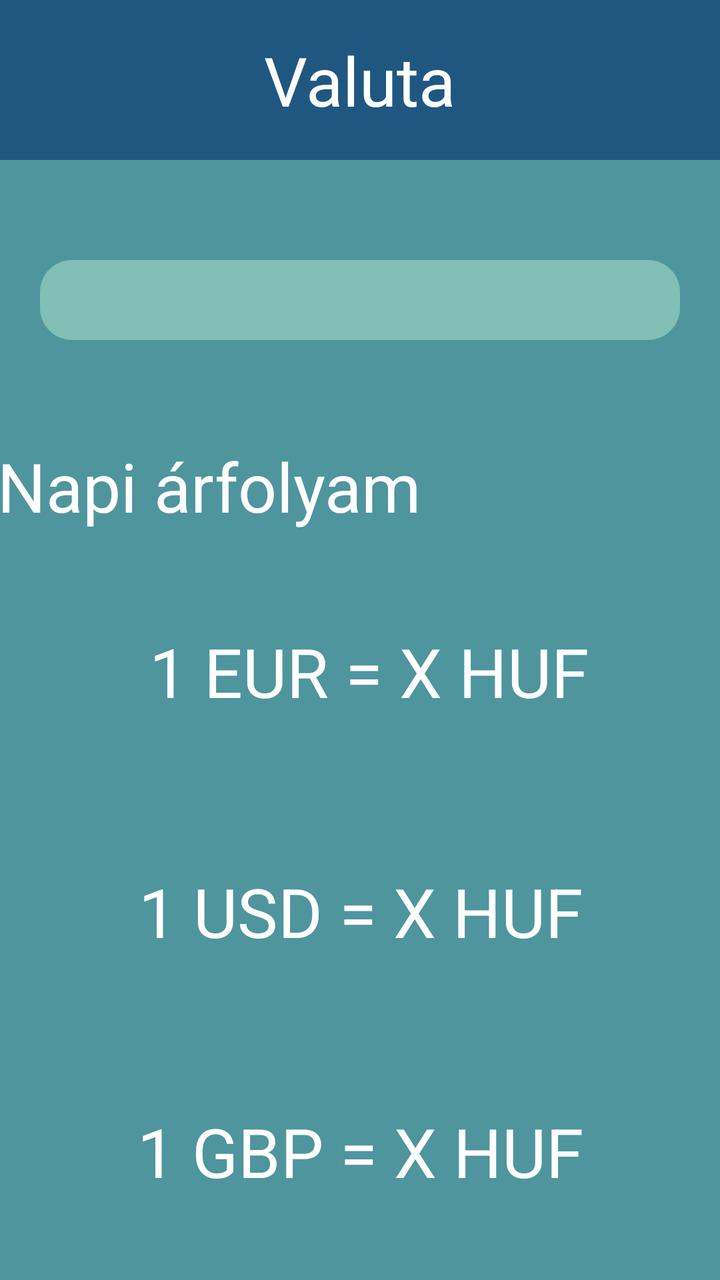
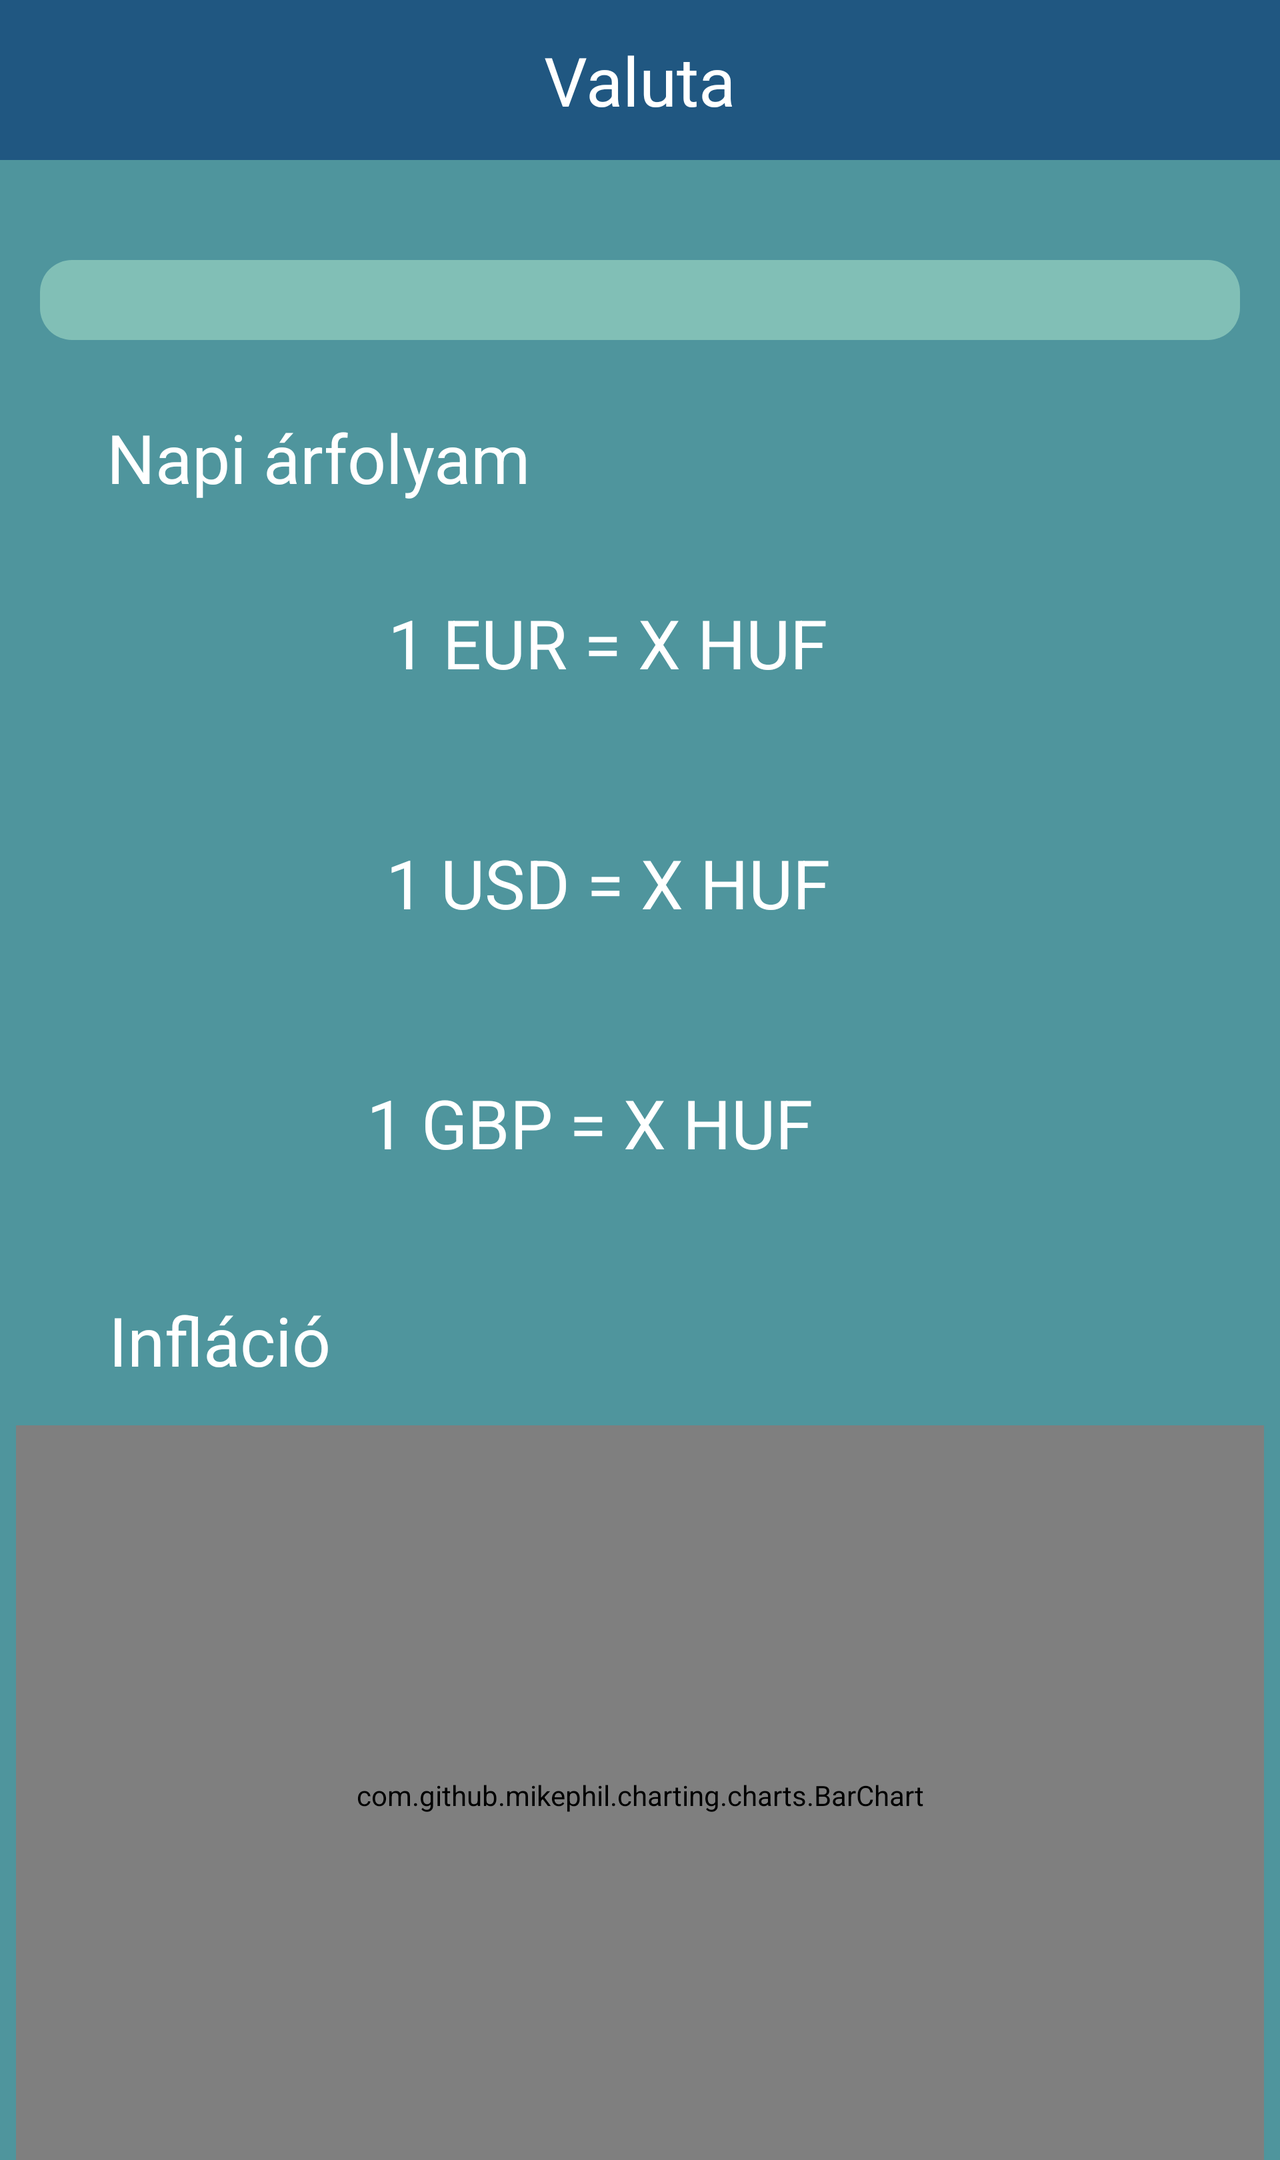

Compare how this app lays out the same screen by default and in its alternative resource folder. The renders come first, then the two layout files and the values they reference.
<!-- AndroidManifest.xml: application theme Theme.Cash_flow -->
<!-- res/layout/currency_fragment.xml -->
<?xml version="1.0" encoding="utf-8"?>
<androidx.core.widget.NestedScrollView xmlns:android="http://schemas.android.com/apk/res/android"
    xmlns:app="http://schemas.android.com/apk/res-auto"
    xmlns:tools="http://schemas.android.com/tools"
    android:layout_width="match_parent"
    android:layout_height="match_parent"
    android:background="#4F959D"
    android:fillViewport="true"
    tools:context=".fragments.CurrencyFragment">

    <androidx.constraintlayout.widget.ConstraintLayout
        android:layout_width="match_parent"
        android:layout_height="wrap_content">

        
        <FrameLayout
            android:id="@+id/frameLayout4"
            android:layout_width="match_parent"
            android:layout_height="80dp"
            android:background="#205781"
            app:layout_constraintEnd_toEndOf="parent"
            app:layout_constraintStart_toStartOf="parent"
            app:layout_constraintTop_toTopOf="parent">

            <TextView
                android:id="@+id/textView4"
                android:layout_width="wrap_content"
                android:layout_height="wrap_content"
                android:layout_gravity="center"
                android:text="Valuta"
                android:textColor="#FFFFFF"
                android:textSize="34sp" />
        </FrameLayout>

        
        <Spinner
            android:id="@+id/currency_list"
            android:layout_width="match_parent"
            android:layout_height="40dp"
            android:layout_marginStart="20dp"
            android:layout_marginTop="50dp"
            android:layout_marginEnd="20dp"
            android:background="@drawable/rounded_spinner"
            android:spinnerMode="dropdown"
            app:layout_constraintEnd_toEndOf="parent"
            app:layout_constraintStart_toStartOf="parent"
            app:layout_constraintTop_toBottomOf="@+id/frameLayout4" />

        
        <FrameLayout
            android:id="@+id/currency_information_container"
            android:layout_width="match_parent"
            android:layout_height="wrap_content"
            android:layout_marginTop="20dp"
            app:layout_constraintBottom_toBottomOf="parent"
            app:layout_constraintEnd_toEndOf="parent"
            app:layout_constraintStart_toStartOf="parent"
            app:layout_constraintTop_toBottomOf="@+id/currency_list">

            <androidx.constraintlayout.widget.ConstraintLayout
                android:layout_width="match_parent"
                android:layout_height="wrap_content">

                
                <TextView
                    android:id="@+id/textView5"
                    android:layout_width="wrap_content"
                    android:layout_height="wrap_content"
                    android:layout_marginStart="24dp"
                    android:layout_marginTop="16dp"
                    android:layout_marginEnd="176dp"
                    android:text="Napi árfolyam"
                    android:textColor="#FFFFFF"
                    android:textSize="34sp"
                    app:layout_constraintEnd_toEndOf="parent"
                    app:layout_constraintStart_toStartOf="parent"
                    app:layout_constraintTop_toTopOf="parent" />

                
                <FrameLayout
                    android:id="@+id/frameLayout5"
                    android:layout_width="370dp"
                    android:layout_height="100dp"
                    android:layout_marginStart="24dp"
                    android:layout_marginTop="20dp"
                    android:layout_marginEnd="24dp"
                    android:background="@drawable/rounded_dashboard_panel"
                    app:layout_constraintEnd_toEndOf="parent"
                    app:layout_constraintHorizontal_bias="0.428"
                    app:layout_constraintStart_toStartOf="parent"
                    app:layout_constraintTop_toBottomOf="@+id/textView5">

                    <TextView
                        android:id="@+id/eur_to_cr"
                        android:layout_width="wrap_content"
                        android:layout_height="wrap_content"
                        android:layout_gravity="center"
                        android:text="1 EUR = X HUF"
                        android:textColor="#FFFFFF"
                        android:textSize="34sp" />
                </FrameLayout>

                
                <FrameLayout
                    android:id="@+id/frameLayout6"
                    android:layout_width="370dp"
                    android:layout_height="100dp"
                    android:layout_marginStart="24dp"
                    android:layout_marginTop="20dp"
                    android:layout_marginEnd="24dp"
                    android:background="@drawable/rounded_dashboard_panel"
                    app:layout_constraintEnd_toEndOf="parent"
                    app:layout_constraintStart_toStartOf="parent"
                    app:layout_constraintTop_toBottomOf="@+id/frameLayout5">

                    <TextView
                        android:id="@+id/usd_to_cr"
                        android:layout_width="wrap_content"
                        android:layout_height="wrap_content"
                        android:layout_gravity="center"
                        android:text="1 USD = X HUF"
                        android:textColor="#FFFFFF"
                        android:textSize="34sp" />
                </FrameLayout>

                
                <FrameLayout
                    android:id="@+id/frameLayout7"
                    android:layout_width="370dp"
                    android:layout_height="100dp"
                    android:layout_marginStart="24dp"
                    android:layout_marginTop="20dp"
                    android:layout_marginEnd="24dp"
                    android:background="@drawable/rounded_dashboard_panel"
                    app:layout_constraintEnd_toEndOf="parent"
                    app:layout_constraintStart_toStartOf="parent"
                    app:layout_constraintTop_toBottomOf="@+id/frameLayout6">

                    <TextView
                        android:id="@+id/gbp_to_cr"
                        android:layout_width="wrap_content"
                        android:layout_height="wrap_content"
                        android:layout_gravity="center"
                        android:text="1 GBP = X HUF"
                        android:textColor="#FFFFFF"
                        android:textSize="34sp" />
                </FrameLayout>

                

                

            </androidx.constraintlayout.widget.ConstraintLayout>
        </FrameLayout>
    </androidx.constraintlayout.widget.ConstraintLayout>
</androidx.core.widget.NestedScrollView>
<!-- resources referenced by this layout -->
<resources>
  <!-- drawable rounded_spinner (drawable) -->
  <?xml version="1.0" encoding="utf-8"?>
  <shape xmlns:android="http://schemas.android.com/apk/res/android">
      <solid android:color="#B398D2C0"/>
      <corners android:radius="16dp"/>
  </shape>
  <style name="Theme.Cash_flow" parent="Base.Theme.Cash_flow" />
  <style name="Base.Theme.Cash_flow" parent="Theme.Material3.DayNight.NoActionBar">
          
          
      </style>
</resources>
<!-- res/layout-land/currency_fragment.xml (the repository's variant of the layout above) -->
<!-- drawn on the phone turned sideways -->
<?xml version="1.0" encoding="utf-8"?>
<androidx.core.widget.NestedScrollView xmlns:android="http://schemas.android.com/apk/res/android"
    xmlns:app="http://schemas.android.com/apk/res-auto"
    xmlns:tools="http://schemas.android.com/tools"
    android:layout_width="match_parent"
    android:layout_height="match_parent"
    android:background="#4F959D"
    android:fillViewport="true"
    tools:context=".fragments.CurrencyFragment">

    <androidx.constraintlayout.widget.ConstraintLayout
        android:layout_width="match_parent"
        android:layout_height="wrap_content">

        
        <FrameLayout
            android:id="@+id/frameLayout4"
            android:layout_width="match_parent"
            android:layout_height="80dp"
            android:background="#205781"
            app:layout_constraintEnd_toEndOf="parent"
            app:layout_constraintStart_toStartOf="parent"
            app:layout_constraintTop_toTopOf="parent">

            <TextView
                android:id="@+id/textView4"
                android:layout_width="wrap_content"
                android:layout_height="wrap_content"
                android:layout_gravity="center"
                android:text="Valuta"
                android:textColor="#FFFFFF"
                android:textSize="34sp" />
        </FrameLayout>

        
        <Spinner
            android:id="@+id/currency_list"
            android:layout_width="match_parent"
            android:layout_height="40dp"
            android:layout_marginStart="20dp"
            android:layout_marginTop="50dp"
            android:layout_marginEnd="20dp"
            android:background="@drawable/rounded_spinner"
            android:spinnerMode="dropdown"
            app:layout_constraintEnd_toEndOf="parent"
            app:layout_constraintStart_toStartOf="parent"
            app:layout_constraintTop_toBottomOf="@+id/frameLayout4" />

        
        <FrameLayout
            android:id="@+id/currency_information_container"
            android:layout_width="match_parent"
            android:layout_height="wrap_content"
            android:layout_marginTop="20dp"
            app:layout_constraintBottom_toBottomOf="parent"
            app:layout_constraintEnd_toEndOf="parent"
            app:layout_constraintStart_toStartOf="parent"
            app:layout_constraintTop_toBottomOf="@+id/currency_list">

            <androidx.constraintlayout.widget.ConstraintLayout
                android:layout_width="match_parent"
                android:layout_height="wrap_content">

                

                
                <TextView
                    android:id="@+id/textView5"
                    android:layout_width="wrap_content"
                    android:layout_height="wrap_content"
                    android:layout_marginStart="24dp"
                    android:layout_marginTop="16dp"
                    android:layout_marginEnd="176dp"
                    android:text="Napi árfolyam"
                    android:textColor="#FFFFFF"
                    android:textSize="34sp"
                    app:layout_constraintEnd_toEndOf="parent"
                    app:layout_constraintHorizontal_bias="0.128"
                    app:layout_constraintStart_toStartOf="parent"
                    app:layout_constraintTop_toTopOf="parent" />

                <FrameLayout
                    android:id="@+id/frameLayout5"
                    android:layout_width="370dp"
                    android:layout_height="100dp"
                    android:layout_marginStart="24dp"
                    android:layout_marginTop="20dp"
                    android:layout_marginEnd="24dp"
                    android:background="@drawable/rounded_dashboard_panel"
                    app:layout_constraintEnd_toEndOf="parent"
                    app:layout_constraintHorizontal_bias="0.428"
                    app:layout_constraintStart_toStartOf="parent"
                    app:layout_constraintTop_toBottomOf="@+id/textView5">

                    <TextView
                        android:id="@+id/eur_to_cr"
                        android:layout_width="wrap_content"
                        android:layout_height="wrap_content"
                        android:layout_gravity="center"
                        android:text="1 EUR = X HUF"
                        android:textColor="#FFFFFF"
                        android:textSize="34sp" />
                </FrameLayout>

                

                
                <FrameLayout
                    android:id="@+id/frameLayout6"
                    android:layout_width="370dp"
                    android:layout_height="100dp"
                    android:layout_marginStart="24dp"
                    android:layout_marginTop="20dp"
                    android:layout_marginEnd="24dp"
                    android:background="@drawable/rounded_dashboard_panel"
                    app:layout_constraintEnd_toEndOf="parent"
                    app:layout_constraintHorizontal_bias="0.428"
                    app:layout_constraintStart_toStartOf="parent"
                    app:layout_constraintTop_toBottomOf="@+id/frameLayout5">

                    <TextView
                        android:id="@+id/usd_to_cr"
                        android:layout_width="wrap_content"
                        android:layout_height="wrap_content"
                        android:layout_gravity="center"
                        android:text="1 USD = X HUF"
                        android:textColor="#FFFFFF"
                        android:textSize="34sp" />
                </FrameLayout>

                <FrameLayout
                    android:id="@+id/frameLayout7"
                    android:layout_width="370dp"
                    android:layout_height="100dp"
                    android:layout_marginTop="20dp"
                    android:layout_marginEnd="50dp"
                    android:background="@drawable/rounded_dashboard_panel"
                    app:layout_constraintEnd_toEndOf="parent"
                    app:layout_constraintStart_toStartOf="parent"
                    app:layout_constraintTop_toBottomOf="@+id/frameLayout6">

                    <TextView
                        android:id="@+id/gbp_to_cr"
                        android:layout_width="wrap_content"
                        android:layout_height="wrap_content"
                        android:layout_gravity="center"
                        android:text="1 GBP = X HUF"
                        android:textColor="#FFFFFF"
                        android:textSize="34sp" />
                </FrameLayout>

                

                
                <TextView
                    android:id="@+id/textView9"
                    android:layout_width="wrap_content"
                    android:layout_height="wrap_content"
                    android:layout_marginStart="24dp"
                    android:layout_marginTop="36dp"
                    android:layout_marginEnd="249dp"
                    android:layout_marginBottom="390dp"
                    android:text="Infláció"
                    android:textColor="#FFFFFF"
                    android:textSize="34sp"
                    app:layout_constraintBottom_toBottomOf="parent"
                    app:layout_constraintEnd_toEndOf="parent"
                    app:layout_constraintHorizontal_bias="0.118"
                    app:layout_constraintStart_toStartOf="parent"
                    app:layout_constraintTop_toBottomOf="@+id/frameLayout7"
                    app:layout_constraintVertical_bias="1.0" />

                <com.github.mikephil.charting.charts.BarChart
                    android:id="@+id/inflation_chart"
                    android:layout_width="624dp"
                    android:layout_height="370dp"
                    android:layout_marginStart="24dp"
                    android:layout_marginTop="20dp"
                    android:layout_marginEnd="24dp"
                    android:background="@drawable/rounded_dashboard_panel"
                    app:layout_constraintBottom_toBottomOf="parent"
                    app:layout_constraintEnd_toEndOf="parent"
                    app:layout_constraintStart_toStartOf="parent"
                    app:layout_constraintTop_toBottomOf="@+id/textView9" />

            </androidx.constraintlayout.widget.ConstraintLayout>
        </FrameLayout>
    </androidx.constraintlayout.widget.ConstraintLayout>
</androidx.core.widget.NestedScrollView>
